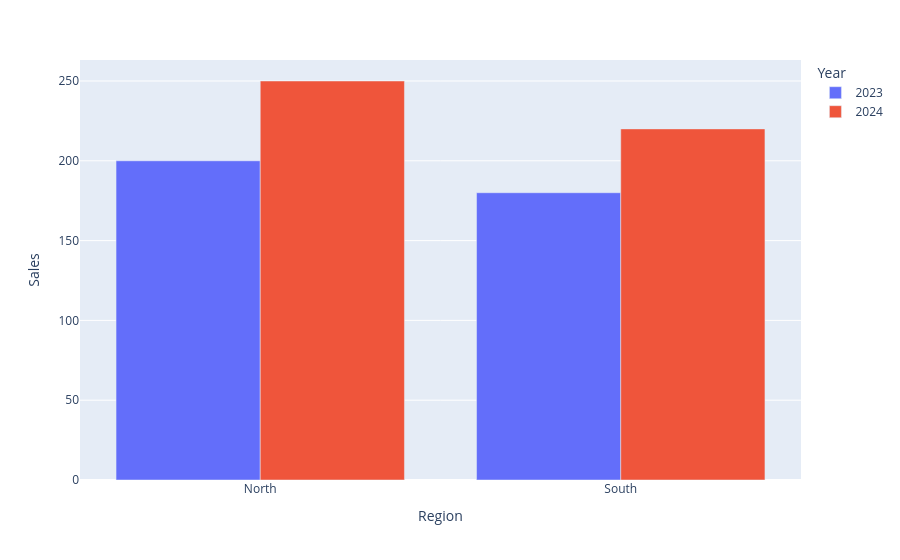

Notebook code for this chart:
### Code cell
df = pd.DataFrame({
    "Region": ["North","North","South","South"],
    "Year": ["2023","2024","2023","2024"],
    "Sales": [200,250,180,220]
})
fig = px.bar(df,x = "Region",y="Sales",barmode="group",color="Year")
fig.show()

### Figure 1 — Plotly figure (JSON) as saved in the notebook; plotly's stock layout.template omitted (floating-point values rounded to 4 significant figures)
{"data": [{"alignmentgroup": "True", "hovertemplate": "Year=2023<br>Region=%{x}<br>Sales=%{y}<extra></extra>", "legendgroup": "2023", "marker": {"color": "#636efa", "pattern": {"shape": ""}}, "name": "2023", "offsetgroup": "2023", "orientation": "v", "showlegend": true, "textposition": "auto", "type": "bar", "x": ["North", "South"], "xaxis": "x", "y": [200, 180], "yaxis": "y"}, {"alignmentgroup": "True", "hovertemplate": "Year=2024<br>Region=%{x}<br>Sales=%{y}<extra></extra>", "legendgroup": "2024", "marker": {"color": "#EF553B", "pattern": {"shape": ""}}, "name": "2024", "offsetgroup": "2024", "orientation": "v", "showlegend": true, "textposition": "auto", "type": "bar", "x": ["North", "South"], "xaxis": "x", "y": [250, 220], "yaxis": "y"}], "layout": {"barmode": "group", "legend": {"title": {"text": "Year"}, "tracegroupgap": 0}, "margin": {"t": 60}, "xaxis": {"anchor": "y", "domain": [0, 1], "title": {"text": "Region"}}, "yaxis": {"anchor": "x", "domain": [0, 1], "title": {"text": "Sales"}}}}
